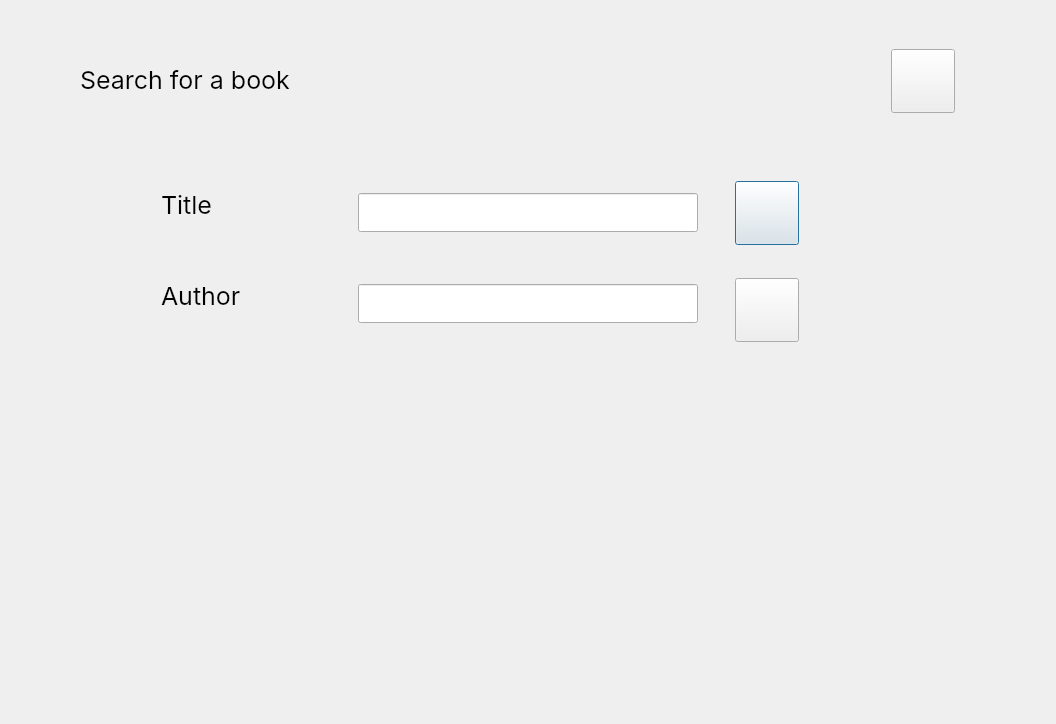
<?xml version="1.0" encoding="UTF-8"?>
<ui version="4.0">
 <class>SearchBooks</class>
 <widget class="QDialog" name="SearchBooks">
  <property name="geometry">
   <rect>
    <x>0</x>
    <y>0</y>
    <width>1056</width>
    <height>724</height>
   </rect>
  </property>
  <widget class="QPushButton" name="searchTitleButton">
   <property name="geometry">
    <rect>
     <x>735</x>
     <y>181</y>
     <width>64</width>
     <height>64</height>
    </rect>
   </property>
   <property name="font">
    <font>
     <family>Segoe UI Historic</family>
    </font>
   </property>
   <property name="text">
    <string/>
   </property>
   <property name="icon">
    <iconset resource="resources.qrc">
     <normaloff>:/images/images/icons8-search-64.png</normaloff>:/images/images/icons8-search-64.png</iconset>
   </property>
   <property name="iconSize">
    <size>
     <width>64</width>
     <height>64</height>
    </size>
   </property>
  </widget>
  <widget class="QLabel" name="titleLabel">
   <property name="geometry">
    <rect>
     <x>161</x>
     <y>190</y>
     <width>140</width>
     <height>29</height>
    </rect>
   </property>
   <property name="font">
    <font>
     <family>Inter</family>
     <pointsize>19</pointsize>
    </font>
   </property>
   <property name="text">
    <string>Title</string>
   </property>
   <property name="alignment">
    <set>Qt::AlignLeading|Qt::AlignLeft|Qt::AlignVCenter</set>
   </property>
   <property name="wordWrap">
    <bool>true</bool>
   </property>
  </widget>
  <widget class="QLabel" name="welcomeLabel">
   <property name="geometry">
    <rect>
     <x>80</x>
     <y>64</y>
     <width>415</width>
     <height>34</height>
    </rect>
   </property>
   <property name="font">
    <font>
     <family>Inter</family>
     <pointsize>19</pointsize>
    </font>
   </property>
   <property name="text">
    <string>Search for a book</string>
   </property>
   <property name="alignment">
    <set>Qt::AlignLeading|Qt::AlignLeft|Qt::AlignTop</set>
   </property>
   <property name="wordWrap">
    <bool>true</bool>
   </property>
  </widget>
  <widget class="QLineEdit" name="titleSearchLineEdit">
   <property name="geometry">
    <rect>
     <x>358</x>
     <y>193</y>
     <width>340</width>
     <height>39</height>
    </rect>
   </property>
   <property name="sizePolicy">
    <sizepolicy hsizetype="Ignored" vsizetype="Fixed">
     <horstretch>0</horstretch>
     <verstretch>0</verstretch>
    </sizepolicy>
   </property>
   <property name="font">
    <font>
     <family>Inter</family>
     <pointsize>19</pointsize>
    </font>
   </property>
   <property name="text">
    <string/>
   </property>
   <property name="alignment">
    <set>Qt::AlignLeading|Qt::AlignLeft|Qt::AlignVCenter</set>
   </property>
  </widget>
  <widget class="QPushButton" name="quitButton">
   <property name="geometry">
    <rect>
     <x>891</x>
     <y>49</y>
     <width>64</width>
     <height>64</height>
    </rect>
   </property>
   <property name="text">
    <string/>
   </property>
   <property name="icon">
    <iconset resource="resources.qrc">
     <normaloff>:/images/images/icons8-return-64.png</normaloff>
     <normalon>:/images/images/icons8-return-64.png</normalon>:/images/images/icons8-return-64.png</iconset>
   </property>
   <property name="iconSize">
    <size>
     <width>64</width>
     <height>64</height>
    </size>
   </property>
  </widget>
  <widget class="QPushButton" name="searchAuthorButton">
   <property name="geometry">
    <rect>
     <x>735</x>
     <y>278</y>
     <width>64</width>
     <height>64</height>
    </rect>
   </property>
   <property name="font">
    <font>
     <family>Segoe UI Historic</family>
    </font>
   </property>
   <property name="text">
    <string/>
   </property>
   <property name="icon">
    <iconset resource="resources.qrc">
     <normaloff>:/images/images/icons8-search-64.png</normaloff>:/images/images/icons8-search-64.png</iconset>
   </property>
   <property name="iconSize">
    <size>
     <width>64</width>
     <height>64</height>
    </size>
   </property>
  </widget>
  <widget class="QLineEdit" name="authorSearchLineEdit">
   <property name="geometry">
    <rect>
     <x>358</x>
     <y>284</y>
     <width>340</width>
     <height>39</height>
    </rect>
   </property>
   <property name="sizePolicy">
    <sizepolicy hsizetype="Ignored" vsizetype="Fixed">
     <horstretch>0</horstretch>
     <verstretch>0</verstretch>
    </sizepolicy>
   </property>
   <property name="font">
    <font>
     <family>Inter</family>
     <pointsize>19</pointsize>
    </font>
   </property>
   <property name="focusPolicy">
    <enum>Qt::StrongFocus</enum>
   </property>
   <property name="text">
    <string/>
   </property>
   <property name="alignment">
    <set>Qt::AlignLeading|Qt::AlignLeft|Qt::AlignVCenter</set>
   </property>
  </widget>
  <widget class="QLabel" name="authorLabel">
   <property name="geometry">
    <rect>
     <x>161</x>
     <y>281</y>
     <width>140</width>
     <height>29</height>
    </rect>
   </property>
   <property name="font">
    <font>
     <family>Inter</family>
     <pointsize>19</pointsize>
    </font>
   </property>
   <property name="text">
    <string>Author</string>
   </property>
   <property name="alignment">
    <set>Qt::AlignLeading|Qt::AlignLeft|Qt::AlignVCenter</set>
   </property>
   <property name="wordWrap">
    <bool>true</bool>
   </property>
  </widget>
 </widget>
 <resources>
  <include location="resources.qrc"/>
 </resources>
 <connections>
  <connection>
   <sender>titleSearchLineEdit</sender>
   <signal>returnPressed()</signal>
   <receiver>searchTitleButton</receiver>
   <slot>click()</slot>
   <hints>
    <hint type="sourcelabel">
     <x>457</x>
     <y>206</y>
    </hint>
    <hint type="destinationlabel">
     <x>769</x>
     <y>213</y>
    </hint>
   </hints>
  </connection>
  <connection>
   <sender>authorSearchLineEdit</sender>
   <signal>returnPressed()</signal>
   <receiver>searchAuthorButton</receiver>
   <slot>animateClick()</slot>
   <hints>
    <hint type="sourcelabel">
     <x>646</x>
     <y>296</y>
    </hint>
    <hint type="destinationlabel">
     <x>777</x>
     <y>311</y>
    </hint>
   </hints>
  </connection>
 </connections>
</ui>
